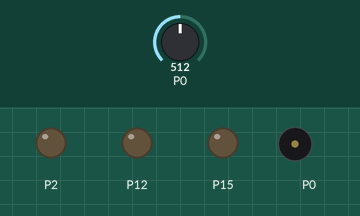
Recording of a program running on a simulated BBC micro:bit (MakeCode). Shown: output pins drawn as LEDs (lit = HIGH), buzzer (waves = sounding). The inputs (shaded band) are chosen by the test bench; at power-on: P0 = 512 (analog values on the 0–1023 scale).

Above: at 1.2 s.
1.3 s: P0 set to 491
At 1.51 s:
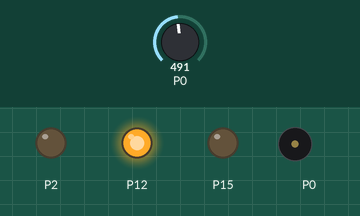
4.3 s: P0 set to 560
At 4.55 s:
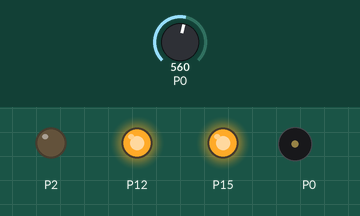
7.3 s: P0 set to 541
At 7.9 s:
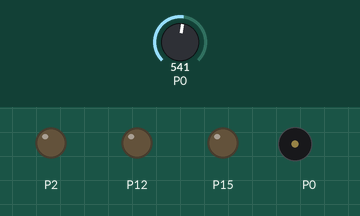
8.8 s: P0 set to 716
At 9.01 s:
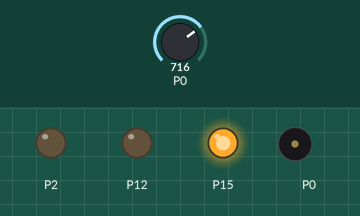
11.8 s: P0 set to 190
At 12.05 s:
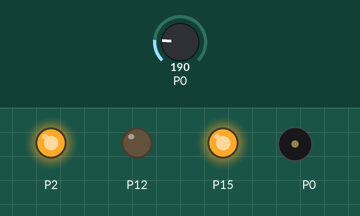
14.8 s: P0 set to 207
At 15.9 s:
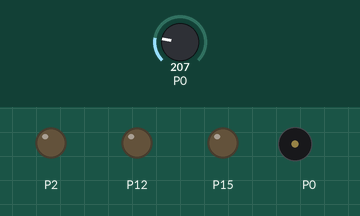
Timing chart, 0 to 17.3 s (numbered marks = the images above; inputs shaded):
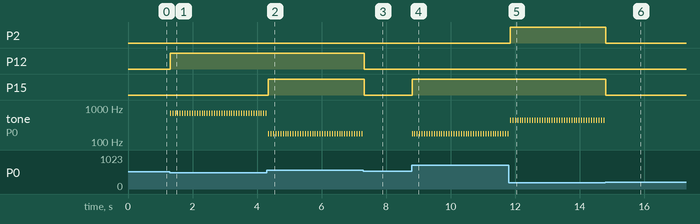

Measured:
- the behaviour switches between 501 and 500 on P0 (found by bisection; images 0 and 1)
- the behaviour switches between 551 and 550 on P0 (found by bisection; images 2 and 3)
- the behaviour switches between 199 and 200 on P0 (found by bisection; images 5 and 6)
- after the input at 1.3 s, P12: LOW → HIGH at once; tone on P0: alternates 698 Hz for 0.03 s and silent for 0.05 s, starting at once
- after the input at 4.3 s, P15: LOW → HIGH after 0.05 s
- after the input at 7.3 s, P12, P15: HIGH → LOW at once; tone on P0: stops changing and stays silent
- after the input at 8.8 s, P15: LOW → HIGH at once; tone on P0: alternates 175 Hz for 0.03 s and silent for 0.05 s, starting at once
- after the input at 11.8 s, P2: LOW → HIGH after 0.05 s
- after the input at 14.8 s, P2, P15: HIGH → LOW at once; tone on P0: stops changing and stays silent

The program:

main.ts
```typescript
let kontroller = 0
pins.digitalWritePin(DigitalPin.P2, 0)
pins.digitalWritePin(DigitalPin.P12, 0)
pins.digitalWritePin(DigitalPin.P15, 0)
basic.forever(function () {
    kontroller = pins.analogReadPin(AnalogPin.P0)
    if (kontroller < 200) {
        pins.digitalWritePin(DigitalPin.P2, 1)
        music.playTone(440, music.beat(BeatFraction.Sixteenth))
        basic.pause(20)
    } else if (kontroller > 250 && kontroller <= 500) {
        pins.digitalWritePin(DigitalPin.P12, 1)
        music.playTone(698, music.beat(BeatFraction.Sixteenth))
        basic.pause(20)
    } else if (kontroller > 550) {
        pins.digitalWritePin(DigitalPin.P15, 1)
        music.playTone(175, music.beat(BeatFraction.Sixteenth))
        basic.pause(20)
    } else {
        pins.digitalWritePin(DigitalPin.P2, 0)
        pins.digitalWritePin(DigitalPin.P12, 0)
        pins.digitalWritePin(DigitalPin.P15, 0)
        music.stopAllSounds()
    }
})
```

test.ts
```typescript
// aquí va el archivo "tests"; esto no se compilará cuando este paquete se utilice como una extensión.
```
